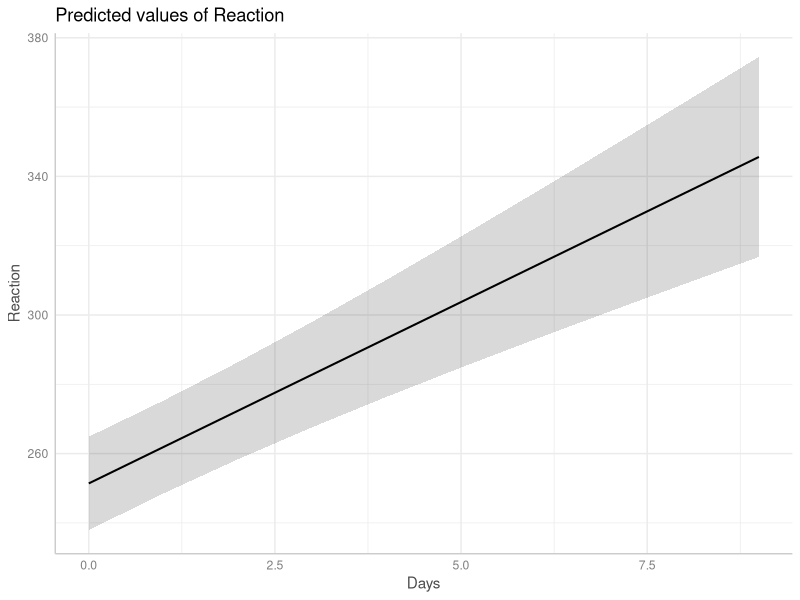

Source code (R): (Note: this script raises an error after producing the figure.)
## ----set-options, echo = FALSE------------------------------------------------------------------------------------------------------------------------------------------------------------------------------------------------------------------------------------------------------------------------------------------------------------------------------------------------------------------------------------------------------------------------------------------------------------------------------------------------------------------------------------------------------------------------------------------------------------------------------------------------------------------------------------------------------------------------------------------------------------------------------------------------
knitr::opts_chunk$set(collapse = TRUE, comment = "#>", dev = "png", fig.width = 7, fig.height = 4, message = FALSE, warning = FALSE)
options(width = 800)

## -----------------------------------------------------------------------------------------------------------------------------------------------------------------------------------------------------------------------------------------------------------------------------------------------------------------------------------------------------------------------------------------------------------------------------------------------------------------------------------------------------------------------------------------------------------------------------------------------------------------------------------------------------------------------------------------------------------------------------------------------------------------------------------------------------------------------------
library(ggeffects)
library(lme4)
data(sleepstudy)
m <- lmer(Reaction ~ Days + (1 + Days | Subject), data = sleepstudy)

pr <- ggpredict(m, "Days")
pr
plot(pr)

## -----------------------------------------------------------------------------------------------------------------------------------------------------------------------------------------------------------------------------------------------------------------------------------------------------------------------------------------------------------------------------------------------------------------------------------------------------------------------------------------------------------------------------------------------------------------------------------------------------------------------------------------------------------------------------------------------------------------------------------------------------------------------------------------------------------------------------
pr <- ggpredict(m, "Days", type = "re")
pr
plot(pr)

## -----------------------------------------------------------------------------------------------------------------------------------------------------------------------------------------------------------------------------------------------------------------------------------------------------------------------------------------------------------------------------------------------------------------------------------------------------------------------------------------------------------------------------------------------------------------------------------------------------------------------------------------------------------------------------------------------------------------------------------------------------------------------------------------------------------------------------
ggpredict(m, "Days", type = "re", condition = c(Subject = 330))

## -----------------------------------------------------------------------------------------------------------------------------------------------------------------------------------------------------------------------------------------------------------------------------------------------------------------------------------------------------------------------------------------------------------------------------------------------------------------------------------------------------------------------------------------------------------------------------------------------------------------------------------------------------------------------------------------------------------------------------------------------------------------------------------------------------------------------------
ggpredict(m, "Days", type = "sim")

## -----------------------------------------------------------------------------------------------------------------------------------------------------------------------------------------------------------------------------------------------------------------------------------------------------------------------------------------------------------------------------------------------------------------------------------------------------------------------------------------------------------------------------------------------------------------------------------------------------------------------------------------------------------------------------------------------------------------------------------------------------------------------------------------------------------------------------
library(glmmTMB)
data(Salamanders)
m <- glmmTMB(
  count ~ spp + mined + (1 | site), 
  ziformula = ~ spp + mined, 
  family = truncated_poisson, 
  data = Salamanders
)

## -----------------------------------------------------------------------------------------------------------------------------------------------------------------------------------------------------------------------------------------------------------------------------------------------------------------------------------------------------------------------------------------------------------------------------------------------------------------------------------------------------------------------------------------------------------------------------------------------------------------------------------------------------------------------------------------------------------------------------------------------------------------------------------------------------------------------------
ggpredict(m, "spp")

ggpredict(m, "spp", type = "re")

## -----------------------------------------------------------------------------------------------------------------------------------------------------------------------------------------------------------------------------------------------------------------------------------------------------------------------------------------------------------------------------------------------------------------------------------------------------------------------------------------------------------------------------------------------------------------------------------------------------------------------------------------------------------------------------------------------------------------------------------------------------------------------------------------------------------------------------
ggpredict(m, "spp", type = "fe.zi")

## -----------------------------------------------------------------------------------------------------------------------------------------------------------------------------------------------------------------------------------------------------------------------------------------------------------------------------------------------------------------------------------------------------------------------------------------------------------------------------------------------------------------------------------------------------------------------------------------------------------------------------------------------------------------------------------------------------------------------------------------------------------------------------------------------------------------------------
ggpredict(m, "spp", type = "re.zi")

## -----------------------------------------------------------------------------------------------------------------------------------------------------------------------------------------------------------------------------------------------------------------------------------------------------------------------------------------------------------------------------------------------------------------------------------------------------------------------------------------------------------------------------------------------------------------------------------------------------------------------------------------------------------------------------------------------------------------------------------------------------------------------------------------------------------------------------
ggpredict(m, "spp", type = "sim")

## -----------------------------------------------------------------------------------------------------------------------------------------------------------------------------------------------------------------------------------------------------------------------------------------------------------------------------------------------------------------------------------------------------------------------------------------------------------------------------------------------------------------------------------------------------------------------------------------------------------------------------------------------------------------------------------------------------------------------------------------------------------------------------------------------------------------------------
library(sjlabelled)
data(efc)
efc$e15relat <- as_label(efc$e15relat)
m <- lmer(neg_c_7 ~ c12hour + c160age + c161sex + (1 | e15relat), data = efc)
me <- ggpredict(m, terms = "c12hour")
plot(me)

## -----------------------------------------------------------------------------------------------------------------------------------------------------------------------------------------------------------------------------------------------------------------------------------------------------------------------------------------------------------------------------------------------------------------------------------------------------------------------------------------------------------------------------------------------------------------------------------------------------------------------------------------------------------------------------------------------------------------------------------------------------------------------------------------------------------------------------
me <- ggpredict(m, terms = "c12hour", type = "re")
plot(me)

## -----------------------------------------------------------------------------------------------------------------------------------------------------------------------------------------------------------------------------------------------------------------------------------------------------------------------------------------------------------------------------------------------------------------------------------------------------------------------------------------------------------------------------------------------------------------------------------------------------------------------------------------------------------------------------------------------------------------------------------------------------------------------------------------------------------------------------
me <- ggpredict(m, terms = c("c12hour", "e15relat"), type = "re")
plot(me)

## -----------------------------------------------------------------------------------------------------------------------------------------------------------------------------------------------------------------------------------------------------------------------------------------------------------------------------------------------------------------------------------------------------------------------------------------------------------------------------------------------------------------------------------------------------------------------------------------------------------------------------------------------------------------------------------------------------------------------------------------------------------------------------------------------------------------------------
me <- ggpredict(m, terms = c("c12hour", "e15relat [child,sibling]"), type = "re")
plot(me)

## ----fig.height=6-------------------------------------------------------------------------------------------------------------------------------------------------------------------------------------------------------------------------------------------------------------------------------------------------------------------------------------------------------------------------------------------------------------------------------------------------------------------------------------------------------------------------------------------------------------------------------------------------------------------------------------------------------------------------------------------------------------------------------------------------------------------------------------------------------------
me <- ggpredict(
  m, 
  terms = c("c12hour", "c161sex", "c160age", "e15relat [child,sibling]"), 
  type = "re"
)
plot(me)

## -----------------------------------------------------------------------------------------------------------------------------------------------------------------------------------------------------------------------------------------------------------------------------------------------------------------------------------------------------------------------------------------------------------------------------------------------------------------------------------------------------------------------------------------------------------------------------------------------------------------------------------------------------------------------------------------------------------------------------------------------------------------------------------------------------------------------------
set.seed(123)
m <- lmer(Reaction ~ Days + (1 + Days | Subject), data = sleepstudy)
me <- ggpredict(m, terms = c("Days", "Subject [sample=7]"), type = "re")
plot(me)

## -----------------------------------------------------------------------------------------------------------------------------------------------------------------------------------------------------------------------------------------------------------------------------------------------------------------------------------------------------------------------------------------------------------------------------------------------------------------------------------------------------------------------------------------------------------------------------------------------------------------------------------------------------------------------------------------------------------------------------------------------------------------------------------------------------------------------------
plot(me, add.data = TRUE)
